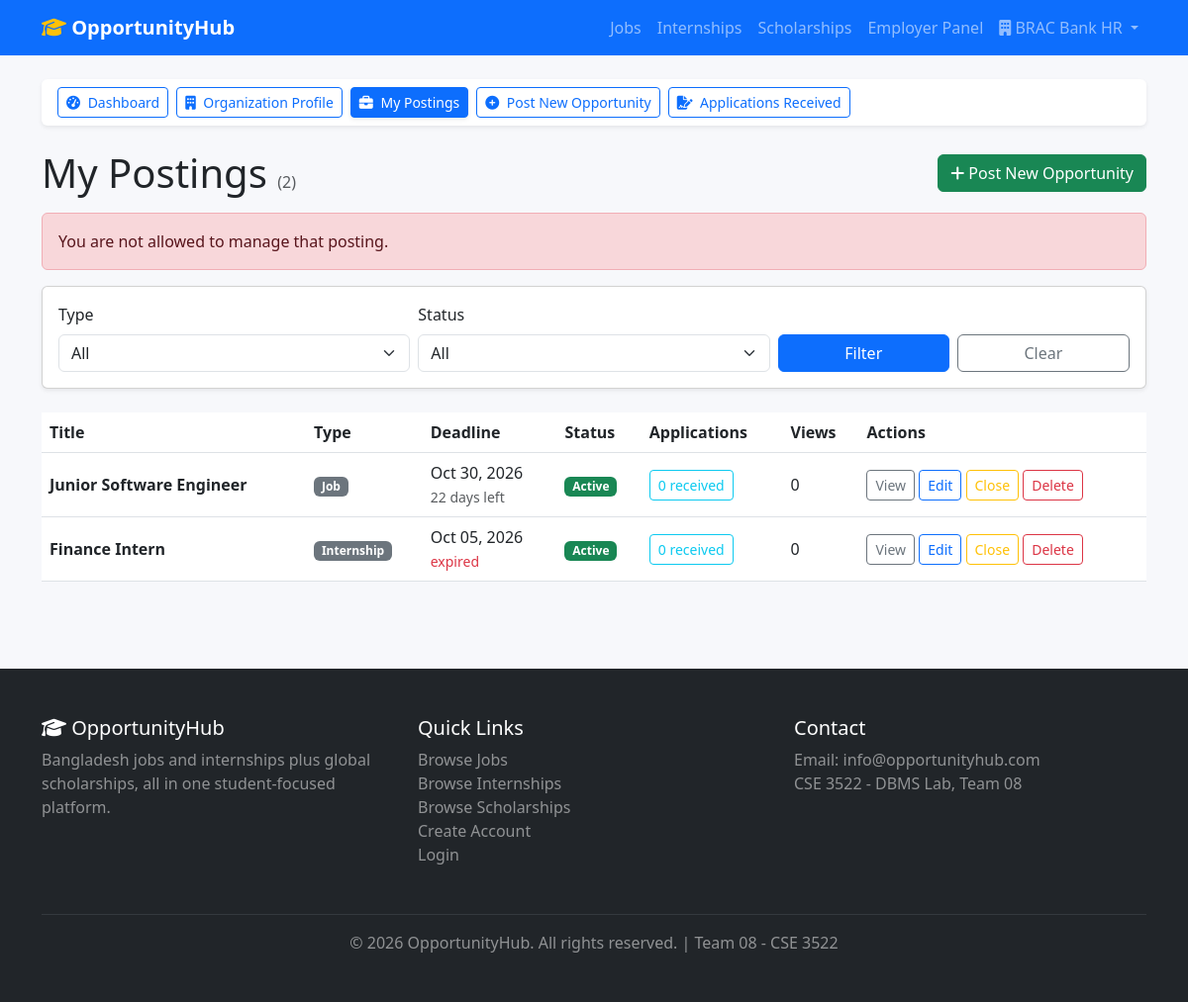
Screenshot of /pages/employer/my-postings.php?err=denied (signed in) with the database file from the repository.
### tables this page shows
CREATE TABLE users (
    user_id INT PRIMARY KEY AUTO_INCREMENT,
    name VARCHAR(100) NOT NULL,
    email VARCHAR(100) UNIQUE NOT NULL,
    password VARCHAR(255) NOT NULL,
    user_type ENUM('student', 'graduate', 'admin', 'employer', 'university') DEFAULT 'student',
    university VARCHAR(100),
    degree VARCHAR(50),
    field_of_study VARCHAR(100),
    skills TEXT,
    experience_years INT DEFAULT 0,
    preferred_country VARCHAR(50),
    preferred_field VARCHAR(100),
    phone VARCHAR(20),
    bio TEXT,
    profile_complete BOOLEAN DEFAULT FALSE,
    status ENUM('active', 'suspended') DEFAULT 'active',
    created_at TIMESTAMP DEFAULT CURRENT_TIMESTAMP,
    updated_at TIMESTAMP DEFAULT CURRENT_TIMESTAMP ON UPDATE CURRENT_TIMESTAMP,
    INDEX idx_email (email),
    INDEX idx_user_type (user_type)
);

CREATE TABLE postings (
    posting_id INT PRIMARY KEY AUTO_INCREMENT,
    organization_id INT NOT NULL,
    posting_type ENUM('Job','Internship') NOT NULL,
    title VARCHAR(200) NOT NULL,
    category_id INT,
    description TEXT,
    responsibilities TEXT,
    requirements TEXT,
    qualifications TEXT,
    skills VARCHAR(255),
    location VARCHAR(150),
    work_type ENUM('Remote','On-site','Hybrid') DEFAULT 'On-site',
    job_type ENUM('Full-time','Part-time','Contract','Temporary') DEFAULT 'Full-time',
    paid_status ENUM('Paid','Unpaid') DEFAULT 'Paid',
    salary_min INT,
    salary_max INT,
    salary_currency VARCHAR(10) DEFAULT 'BDT',
    duration VARCHAR(50),
    vacancies INT DEFAULT 1,
    application_deadline DATE NOT NULL,
    application_method VARCHAR(100) DEFAULT 'Apply on OpportunityHub',
    application_link VARCHAR(255),
    posting_status ENUM('Pending','Active','Rejected','Closed','Expired') DEFAULT 'Pending',
    views INT DEFAULT 0,
    posted_at TIMESTAMP DEFAULT CURRENT_TIMESTAMP,
    updated_at TIMESTAMP DEFAULT CURRENT_TIMESTAMP ON UPDATE CURRENT_TIMESTAMP,
    FOREIGN KEY (organization_id) REFERENCES organizations(organization_id) ON DELETE CASCADE,
    FOREIGN KEY (category_id) REFERENCES categories(category_id) ON DELETE SET NULL,
    INDEX idx_posting_type (posting_type),
    INDEX idx_posting_status (posting_status),
    INDEX idx_posting_deadline (application_deadline),
    INDEX idx_posting_location (location),
    FULLTEXT INDEX ft_posting_search (title, description, skills)
);

### includes/functions.php (called while the page is built, shortened)
<?php
function isLoggedIn() {
    return isset($_SESSION['user_id']);
}
function isAdmin() {
    return isset($_SESSION['user_type']) && $_SESSION['user_type'] === 'admin';
}
function currentUser() {
    global $conn;
    $stmt = $conn->prepare("SELECT * FROM users WHERE user_id = ?");
    $stmt->bind_param("i", $_SESSION['user_id']);
    $stmt->execute();
    return $stmt->get_result()->fetch_assoc();
}
function e($string) {
    return htmlspecialchars($string ?? '', ENT_QUOTES, 'UTF-8');
}
function daysLeft($deadline) {
    return (int) ceil((strtotime($deadline) - time()) / 86400);
}
function isEmployer() {
    return isset($_SESSION['user_type']) && $_SESSION['user_type'] === 'employer';
}
function getOrganizationByUser($user_id) {
    global $conn;
    $stmt = $conn->prepare("SELECT * FROM organizations WHERE user_id = ?");
    $stmt->bind_param("i", $user_id);
    $stmt->execute();
    return $stmt->get_result()->fetch_assoc();
}
function getOrganizationPostings($organization_id, $filters = []) {
    global $conn;
    $sql = "SELECT p.*, c.category_name FROM postings p LEFT JOIN categories c ON p.category_id = c.category_id
            WHERE p.organization_id = ?";
    $params = [$organization_id]; $types = "i";
    $sql .= " ORDER BY p.posted_at DESC";
    $stmt = $conn->prepare($sql);
    $stmt->bind_param($types, ...$params);
    $stmt->execute();
    return $stmt->get_result()->fetch_all(MYSQLI_ASSOC);
}
function getOrganizationApplications($organization_id, $posting_id = null) {
    global $conn;
    $sql = "SELECT ja.*, p.title, p.posting_type, p.organization_id, u.name AS applicant_name, u.email AS applicant_email,
                   u.university, u.degree, u.skills AS applicant_skills, u.phone
            FROM job_applications ja
            INNER JOIN postings p ON ja.posting_id = p.posting_id
            INNER JOIN users u ON ja.user_id = u.user_id
            WHERE p.organization_id = ?";
    $params = [$organization_id]; $types = "i";
    if ($posting_id) {
        $sql .= " AND ja.posting_id = ?";
        $params[] = $posting_id; $types .= "i";
    }
    $sql .= " ORDER BY ja.applied_at DESC";
    $stmt = $conn->prepare($sql);
    $stmt->bind_param($types, ...$params);
    $stmt->execute();
    return $stmt->get_result()->fetch_all(MYSQLI_ASSOC);
}
function postingStatusBadgeColor($status) {
    $map = [
        'Pending' => 'warning text-dark',
        'Active' => 'success',
        'Rejected' => 'danger',
        'Closed' => 'secondary',
        'Expired' => 'dark',
    ];
    return $map[$status] ?? 'secondary';
}

### pages/employer/my-postings.php (the view, shortened to what this page needs)
<?php
require_once '../../config/database.php';
require_once '../../includes/functions.php';
$org = getOrganizationByUser($_SESSION['user_id']);
$filters = [
    'posting_type'   => trim($_GET['posting_type'] ?? ''),
    'posting_status' => trim($_GET['posting_status'] ?? ''),
];
$postings = getOrganizationPostings($org['organization_id'], $filters);
include '../../includes/header.php';
include '../../includes/employer-nav.php';
?>
<div class="container py-4">
  <div class="d-flex justify-content-between align-items-center flex-wrap gap-2 mb-3">
    <h1 class="mb-0">My Postings <small class="text-muted fs-6">(<?php echo count($postings); ?>)</small></h1>
    <a href="post-opportunity.php" class="btn btn-success"><i class="fas fa-plus"></i> Post New Opportunity</a>
  </div>
  <?php if (isset($_GET['err'])): ?><div class="alert alert-danger">You are not allowed to manage that posting.</div><?php endif; ?>
  <form method="GET" class="card shadow-sm p-3 mb-4">
    <div class="row g-2 align-items-end">
      <div class="col-md-4">
        <label class="form-label">Type</label>
        <select class="form-select" name="posting_type">
          <option value="">All</option>
        </select>
      </div>
      <div class="col-md-4">
        <label class="form-label">Status</label>
        <select class="form-select" name="posting_status">
          <option value="">All</option>
        </select>
      </div>
      <div class="col-md-4 d-flex gap-2">
        <button class="btn btn-primary flex-fill">Filter</button>
        <a href="my-postings.php" class="btn btn-outline-secondary flex-fill">Clear</a>
      </div>
    </div>
  </form>
  <div class="table-responsive">
    <table class="table table-hover bg-white align-middle">
      <thead>
        <tr><th>Title</th><th>Type</th><th>Deadline</th><th>Status</th><th>Applications</th><th>Views</th><th>Actions</th></tr>
      </thead>
      <tbody>
        <?php foreach ($postings as $p):
            $appCount = count(getOrganizationApplications($org['organization_id'], $p['posting_id']));
            $days = daysLeft($p['application_deadline']);
        ?>
          <tr>
            <td><strong><?php echo e(mb_strimwidth($p['title'], 0, 40, '...')); ?></strong></td>
            <td><span class="badge bg-secondary"><?php echo e($p['posting_type']); ?></span></td>
            <td>
              <?php echo date('M d, Y', strtotime($p['application_deadline'])); ?>
              <br><small class="<?php echo $days < 0 ? 'text-danger' : 'text-muted'; ?>"><?php echo $days < 0 ? 'expired' : $days . ' days left'; ?></small>
            </td>
            <td><span class="badge bg-<?php echo postingStatusBadgeColor($p['posting_status']); ?>"><?php echo e($p['posting_status']); ?></span></td>
            <td><a href="applications.php?posting_id=<?php echo (int)$p['posting_id']; ?>" class="btn btn-sm btn-outline-info"><?php echo $appCount; ?> received</a></td>
            <td><?php echo (int)$p['views']; ?></td>
            <td>
              <a href="../posting-details.php?id=<?php echo (int)$p['posting_id']; ?>" class="btn btn-sm btn-outline-secondary">View</a>
              <a href="edit-posting.php?id=<?php echo (int)$p['posting_id']; ?>" class="btn btn-sm btn-outline-primary">Edit</a>
              <?php if ($p['posting_status'] === 'Active'): ?>
                <a href="posting-action.php?id=<?php echo (int)$p['posting_id']; ?>&action=close" class="btn btn-sm btn-outline-warning" data-confirm="Close this posting?">Close</a>
              <?php elseif (in_array($p['posting_status'], ['Closed'], true) && $days >= 0): ?>
                <a href="posting-action.php?id=<?php echo (int)$p['posting_id']; ?>&action=reopen" class="btn btn-sm btn-outline-success">Reopen</a>
              <?php endif; ?>
              <a href="posting-action.php?id=<?php echo (int)$p['posting_id']; ?>&action=delete" class="btn btn-sm btn-outline-danger" data-confirm="Delete this posting permanently?">Delete</a>
            </td>
          </tr>
        <?php endforeach; ?>
      </tbody>
    </table>
  </div>
</div>
<?php include '../../includes/footer.php'; ?>

### includes/header.php (shortened to what this page needs)
<?php
$currentUserData = isLoggedIn() ? currentUser() : null;
?>
<!DOCTYPE html>
<html lang="en">
<head>
    <link href="https://cdnjs.cloudflare.com/ajax/libs/bootstrap/5.3.0/css/bootstrap.min.css" rel="stylesheet">
    <link href="https://cdnjs.cloudflare.com/ajax/libs/font-awesome/6.4.0/css/all.min.css" rel="stylesheet">
    <link rel="stylesheet" href="<?php echo BASE_URL; ?>/css/style.css">
</head>
<body>
<nav class="navbar navbar-expand-lg navbar-dark bg-primary sticky-top">
    <div class="container">
        <a class="navbar-brand fw-bold" href="<?php echo BASE_URL; ?>/pages/index.php">
            <i class="fas fa-graduation-cap"></i> OpportunityHub
        </a>
        <div class="collapse navbar-collapse" id="navbarNav">
            <ul class="navbar-nav ms-auto align-items-lg-center">
                <li class="nav-item">
                    <a class="nav-link" href="<?php echo BASE_URL; ?>/pages/jobs.php">Jobs</a>
                </li>
                <li class="nav-item">
                    <a class="nav-link" href="<?php echo BASE_URL; ?>/pages/internships.php">Internships</a>
                </li>
                <li class="nav-item">
                    <a class="nav-link" href="<?php echo BASE_URL; ?>/pages/scholarships.php">Scholarships</a>
                </li>
                <?php if (isLoggedIn() && isAdmin()): ?>
                    <li class="nav-item">
                        <a class="nav-link" href="<?php echo BASE_URL; ?>/pages/admin/dashboard.php">Admin Panel</a>
                    </li>
                    <li class="nav-item">
                        <a class="nav-link" href="<?php echo BASE_URL; ?>/pages/logout.php">Logout</a>
                    </li>
                <?php elseif (isLoggedIn() && isEmployer()): ?>
                    <li class="nav-item">
                        <a class="nav-link" href="<?php echo BASE_URL; ?>/pages/employer/dashboard.php">Employer Panel</a>
                    </li>
                    <li class="nav-item dropdown">
                        <a class="nav-link dropdown-toggle" href="#" role="button" data-bs-toggle="dropdown">
                            <i class="fas fa-building"></i> <?php echo e($currentUserData['name'] ?? 'Account'); ?>
                        </a>
                    </li>
                <?php endif; ?>
            </ul>
        </div>
    </div>
</nav>

### css/style.css (style rules this page uses)
body { font-family: 'Segoe UI', Tahoma, Geneva, Verdana, sans-serif; background-color: #f7f8fb; }
.navbar-brand i { color: #ffc107; }
.table td, .table th { vertical-align: middle; }

### rows the page displays
users: name "BRAC Bank HR"
postings: title "Junior Software Engineer", posting_type "Job", application_deadline "Oct 30, 2026", application_deadline "22", posting_status "Active", appCount "0", views "0"
postings: title "Finance Intern", posting_type "Internship", application_deadline "Oct 05, 2026", shows "expired", posting_status "Active", appCount "0", views "0"

### other values shown
$meta[1] "Dashboard"
$meta[1] "Organization Profile"
$meta[1] "My Postings"
$meta[1] "Post New Opportunity"
$meta[1] "Applications Received"
count($postings) "2"
